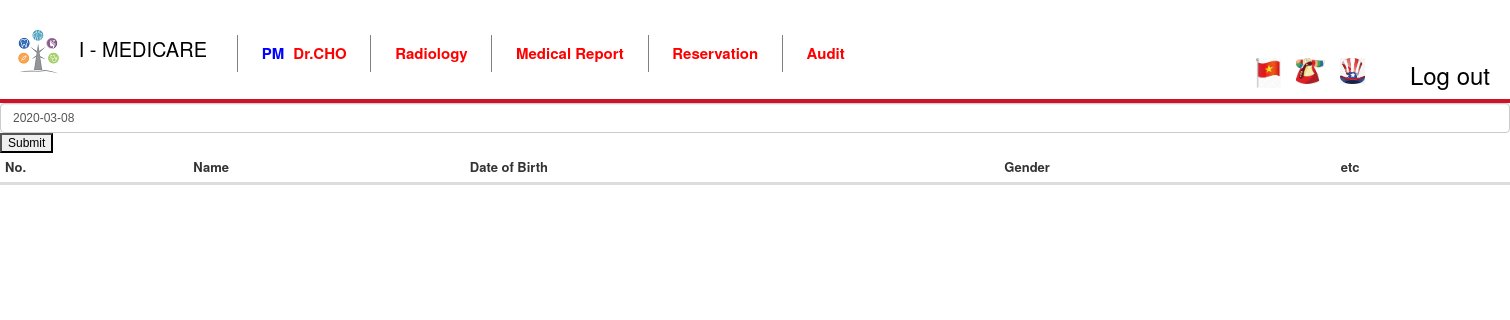
Before: /doctor/waiting (signed in) with the older database file.
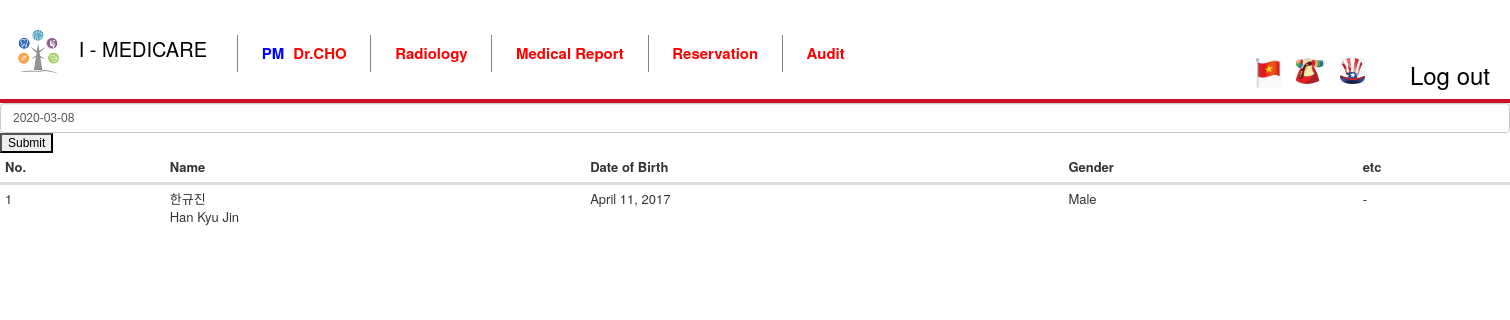
After: the same page with the newer database file.
### Receptionist/models.py (models this page shows)
class Reception(models.Model):
    progress_choice = (
        ('new',_('new')),
        ('deleted',_('deleted')),
        ('done',_('done'))
        )
    recorded_date = models.DateTimeField(
        auto_now_add=True,
        blank=True,
        )
    patient = models.ForeignKey(
        to = Patient,
        on_delete = models.DO_NOTHING,
        null= True,
        )
    depart = models.ForeignKey(
        to = Depart,
        on_delete = models.DO_NOTHING,
        )
    doctor = models.ForeignKey(
        to = Doctor,
        on_delete = models.DO_NOTHING,
        )
    chief_complaint = models.CharField(
        max_length = 2048,
        )
    progress = models.CharField(
        max_length = 16,
        choices=progress_choice,
        default = 'new',
        )
    reservation = models.ForeignKey(
        to = Reservation,
        on_delete = models.DO_NOTHING,
        null = True,
        )
    need_medical_report = models.BooleanField(
        default = False,
        )

### Patient/models.py (models this page shows, shortened)
class Patient(models.Model):
    name_kor = models.CharField(
        max_length = 64,
        )
    name_eng = models.CharField(
        max_length = 64,
        )
    phone = models.CharField(
        max_length = 64,
        )
    gender = models.CharField(
        max_length = 8,
        )
    date_of_birth = models.DateField(
        blank=True,
        )
    date_registered = models.DateTimeField(
        auto_now_add=True,
        )
    address = models.CharField(
        max_length = 256,
        null=True,
        )
    past_id = models.CharField(
        null = True,
        default = None,
        max_length = 32,
        )

### Doctor/views.py (the view)
# urls.py: path('waiting',views.waiting,name='waiting'),
def waiting(request):
    try:
        myinfo = Doctor.objects.get(user = request.user)
        if myinfo.name_kor is None:
            return redirect('/doctor/information')
    except Doctor.DoesNotExist:
        return redirect('/doctor/information')
    kwargs={}
    kwargs['doctor'] = myinfo
    if 'search' in request.POST:
        search_form = SearchReceptionStatusForm(data = request.POST)
        if search_form.is_valid():
            date_min = datetime.datetime.combine(search_form.cleaned_data['date'], datetime.time.min)
            date_max = datetime.datetime.combine(search_form.cleaned_data['date'], datetime.time.max)
    else:
        search_form = SearchReceptionStatusForm()
        date_min = datetime.datetime.combine(datetime.date.today(), datetime.time.min)
        date_max = datetime.datetime.combine(datetime.date.today(), datetime.time.max)
    datas = Reception.objects.filter(recorded_date__range = (date_min, date_max),**kwargs)
    return render(request,
    'Doctor/waiting.html',
            {
                'search':search_form,
                'datas':datas,
            }
        )

### Account/models.py (called while the page is built)
    def is_doctor(self):
        return str(self.user_role) == 'DOCTOR'

    def is_receptionist(self):
        return str(self.user_role) == 'RECEPTIONIST'

### Doctor/templates/Doctor/waiting.html (shortened to what this page needs)
{% extends "app/layout.html" %}
{% load staticfiles %}
{% block content %}
    <form id="signup" class="form-horizontal" method="post" action="{% url 'Doctor:waiting' %}" enctype="multipart/form-data">
        <div>
            {{ search.date }}
            <input type="submit" name="search" />
        </div>
        <table class="table">
            <thead class="table-primary">
                <tr>
                    <th>No.</th>
                    <th>Name</th>
                    <th>Date of Birth</th>
                    <th>Gender</th>
                    <th>etc</th>
                </tr>
            </thead>
            <tbody>
                {% for data in datas %}
                <tr style="cursor:pointer;" id="" onclick="page_diagnosis({{ data.id }})">
                    <td>{{ forloop.counter }}</td>
                    <td>{{data.patient.name_kor}}<br />{{data.patient.name_eng}}</td>
                    <td>{{data.patient.date_of_birth}}</td>
                    <td>{{data.patient.gender}}</td>
                    <td>-</td>
                </tr>
                {% endfor %}
            </tbody>
        </table>
    </form>
{% endblock %}

Changed rows visible on the page:
added Reception: patient.name_kor "한규진", patient.name_eng "Han Kyu Jin", patient.date_of_birth "April 11, 2017", patient.gender "Male"
